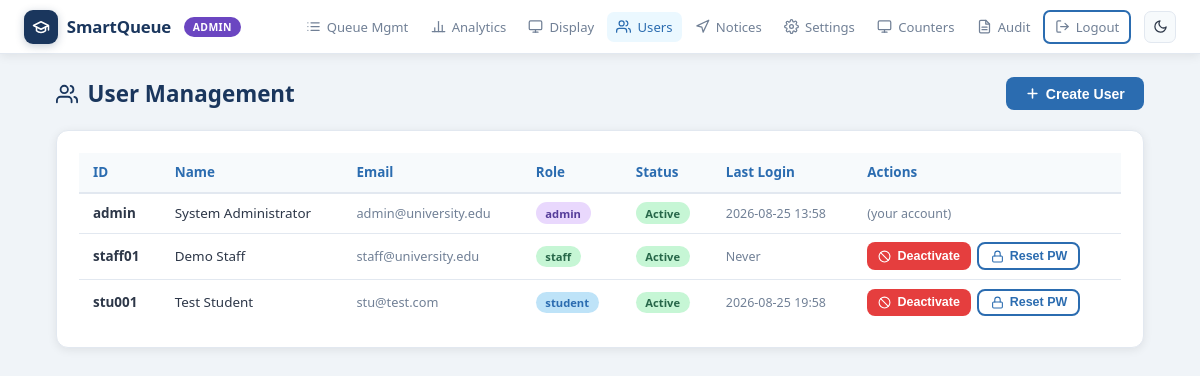
/admin/users (signed in), run on an earlier commit of the app's database.
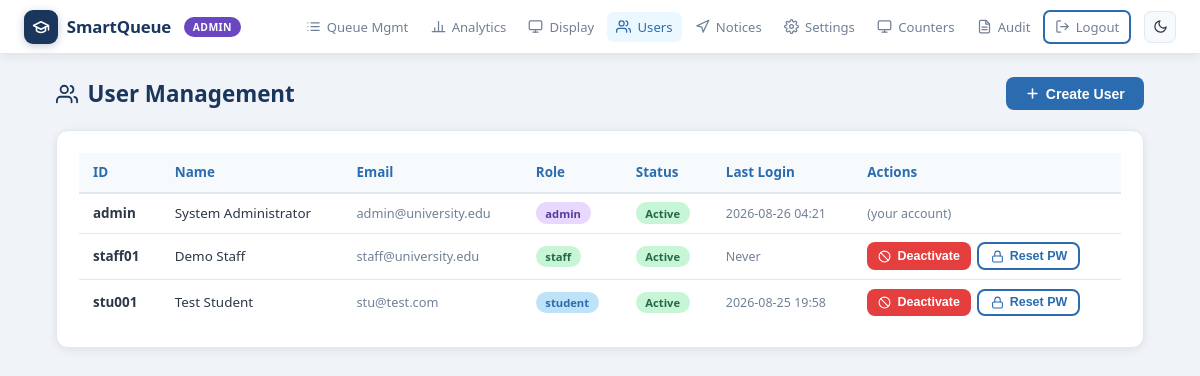
And on a later commit of the database.
### tables this page shows
CREATE TABLE users (
            id            INTEGER PRIMARY KEY AUTOINCREMENT,
            user_id       TEXT NOT NULL UNIQUE,
            full_name     TEXT NOT NULL,
            email         TEXT,
            phone         TEXT,
            password      TEXT NOT NULL,
            role          TEXT NOT NULL DEFAULT 'student',
            is_active     INTEGER NOT NULL DEFAULT 1,
            failed_logins INTEGER DEFAULT 0,
            locked_until  TEXT,
            reset_token   TEXT,
            reset_expires TEXT,
            created_at    TEXT NOT NULL,
            last_login    TEXT
        );

### api/index.py (the view)
@app.route("/admin/users")
@role_required("admin")
def admin_users():
    with get_db() as c:
        users = c.execute("SELECT * FROM users ORDER BY role, created_at").fetchall()
    return render_template("admin_users.html", users=users, role=current_role())

### api/index.py (called while the page is built)
def get_db():
    if USE_PG:
        import urllib.parse
        db_url = DATABASE_URL.replace('[', '').replace(']', '')
        url = urllib.parse.urlparse(db_url)
        import ssl
        ssl_ctx = ssl.create_default_context()
        ssl_ctx.check_hostname = False
        ssl_ctx.verify_mode = ssl.CERT_NONE
        conn = pg8000.connect(
            host=url.hostname,
            port=url.port or 5432,
            database=url.path.lstrip('/'),
            user=url.username,
            password=url.password,
            ssl_context=ssl_ctx
        )
        conn.autocommit = False
        return _PgConn(conn)
    else:
        conn = sqlite3.connect(DB_PATH)
        conn.row_factory = sqlite3.Row
        conn.execute("PRAGMA journal_mode=WAL")
        return conn

def role_required(*roles):
    def decorator(f):
        @wraps(f)
        def wrapped(*args, **kwargs):
            if not session.get("user_id"):
                return redirect(url_for("login", next=request.path))
            if session.get("role") not in roles:
                return render_template("forbidden.html"), 403
            return f(*args, **kwargs)
        return wrapped
    return decorator

### templates/admin_users.html (shortened to what this page needs)
{% extends "base.html" %}
{% block content %}
<div style="display:flex;align-items:center;justify-content:space-between;
            margin-bottom:1.2rem;flex-wrap:wrap;gap:.8rem;">
  <h1 class="page-title" style="margin:0;">
    <svg viewBox="0 0 24 24" fill="none" stroke="currentColor" stroke-width="2"
         stroke-linecap="round" stroke-linejoin="round">
      <path d="M17 21v-2a4 4 0 0 0-4-4H5a4 4 0 0 0-4 4v2"/>
      <circle cx="9" cy="7" r="4"/>
      <path d="M23 21v-2a4 4 0 0 0-3-3.87"/>
      <path d="M16 3.13a4 4 0 0 1 0 7.75"/>
    </svg>
    User Management
  </h1>
  <button class="btn btn-primary" onclick="openModal('create-modal')">
    <svg viewBox="0 0 24 24" fill="none" stroke="currentColor" stroke-width="2.5"
         stroke-linecap="round" stroke-linejoin="round">
      <line x1="12" y1="5" x2="12" y2="19"/>
      <line x1="5" y1="12" x2="19" y2="12"/>
    </svg>
    Create User
  </button>
</div>
<div class="card">
  <div class="table-wrap">
    <table>
      <thead>
        <tr>
          <th>ID</th><th>Name</th><th>Email</th>
          <th>Role</th><th>Status</th><th>Last Login</th><th>Actions</th>
        </tr>
      </thead>
      <tbody>
        {% for u in users %}
        <tr id="row-{{ u.user_id }}">
          <td><strong>{{ u.user_id }}</strong></td>
          <td>{{ u.full_name }}</td>
          <td style="font-size:.8rem;color:var(--muted);">{{ u.email or '—' }}</td>
          <td>
            <span class="badge
              {% if u.role=='admin' %}bp
              {% elif u.role=='staff' %}bg
              {% else %}bb{% endif %}">
              {{ u.role }}
            </span>
          </td>
          <td>
            <span class="badge {% if u.is_active %}bg{% else %}br{% endif %}"
                  id="status-{{ u.user_id }}">
              {{ 'Active' if u.is_active else 'Inactive' }}
            </span>
          </td>
          <td style="font-size:.78rem;color:var(--muted);">
            {{ u.last_login[:16] if u.last_login else 'Never' }}
          </td>
          <td>
            {% if u.user_id != session.user_id %}
            <div style="display:flex;gap:.4rem;flex-wrap:wrap;">
              <button class="btn btn-sm
                {% if u.is_active %}btn-danger{% else %}btn-success{% endif %}"
                id="toggle-btn-{{ u.user_id }}"
                onclick="toggleUser('{{ u.user_id }}', {{ 1 if u.is_active else 0 }})">
                <svg viewBox="0 0 24 24" fill="none" stroke="currentColor"
                     stroke-width="2" stroke-linecap="round" stroke-linejoin="round"
                     style="width:13px;height:13px;">
                  {% if u.is_active %}
                  <circle cx="12" cy="12" r="10"/>
                  <line x1="4.93" y1="4.93" x2="19.07" y2="19.07"/>
                  {% else %}
                  <polyline points="20 6 9 17 4 12"/>
                  {% endif %}
                </svg>
                {{ 'Deactivate' if u.is_active else 'Activate' }}
              </button>
              <button class="btn btn-sm btn-outline"
                      onclick="showReset('{{ u.user_id }}', '{{ u.full_name }}')">
                <svg viewBox="0 0 24 24" fill="none" stroke="currentColor"
                     stroke-width="2" stroke-linecap="round" stroke-linejoin="round"
                     style="width:13px;height:13px;">
                  <rect x="3" y="11" width="18" height="11" rx="2" ry="2"/>
                  <path d="M7 11V7a5 5 0 0 1 10 0v4"/>
                </svg>
                Reset PW
              </button>
            </div>
            {% else %}
            <span style="color:var(--muted);font-size:.78rem;">(your account)</span>
            {% endif %}
          </td>
        </tr>
        {% endfor %}
      </tbody>
    </table>
  </div>
</div>
{% endblock %}

What changed in the data, as far as the page shows it:
changed users "admin": last_login "2026-08-25 13:58" → "2026-08-26 04:21"
